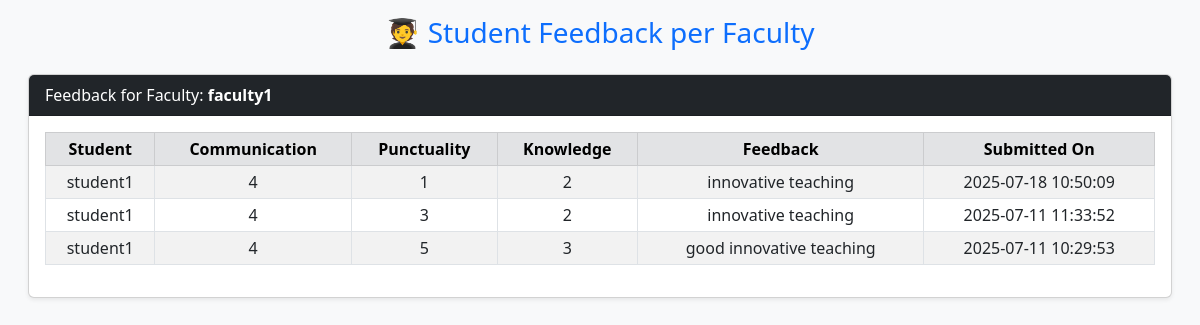
Screenshot of /analytics/view_student_feedback.php (signed in) with the database file from the repository.
### tables this page shows
CREATE TABLE `student_feedback` (
  `id` int(11) NOT NULL,
  `student_username` varchar(100) DEFAULT NULL,
  `faculty_username` varchar(100) DEFAULT NULL,
  `communication` int(11) DEFAULT NULL,
  `punctuality` int(11) DEFAULT NULL,
  `knowledge` int(11) DEFAULT NULL,
  `feedback_text` text DEFAULT NULL,
  `submitted_on` timestamp NOT NULL DEFAULT current_timestamp()
);

### analytics/view_student_feedback.php (the view, shortened to what this page needs)
<?php
include("../db.php");
$facultyList = $conn->query("SELECT DISTINCT faculty_username FROM student_feedback");
?>
<!DOCTYPE html>
<html>
<head>
  <link href="https://cdn.jsdelivr.net/npm/bootstrap@5.3.0/dist/css/bootstrap.min.css" rel="stylesheet">
</head>
<body class="bg-light p-3">
<div class="container-fluid">
  <h3 class="text-primary mb-4 text-center">🧑‍🎓 Student Feedback per Faculty</h3>
  <?php while ($fac = $facultyList->fetch_assoc()): ?>
    <div class="card mb-4 shadow-sm">
      <div class="card-header bg-dark text-white">
        Feedback for Faculty: <strong><?= $fac['faculty_username'] ?></strong>
      </div>
      <div class="card-body">
        <?php
        $faculty = $fac['faculty_username'];
        $feedbacks = $conn->query("SELECT * FROM student_feedback WHERE faculty_username = '$faculty' ORDER BY submitted_on DESC");
        if ($feedbacks->num_rows === 0): ?>
          <p class="text-muted">No feedback submitted yet.</p>
        <?php else: ?>
          <div class="table-responsive">
            <table class="table table-bordered table-striped table-sm">
              <thead class="table-secondary text-center">
                <tr>
                  <th>Student</th>
                  <th>Communication</th>
                  <th>Punctuality</th>
                  <th>Knowledge</th>
                  <th>Feedback</th>
                  <th>Submitted On</th>
                </tr>
              </thead>
              <tbody class="text-center">
                <?php while ($row = $feedbacks->fetch_assoc()): ?>
                <tr>
                  <td><?= $row['student_username'] ?></td>
                  <td><?= $row['communication'] ?></td>
                  <td><?= $row['punctuality'] ?></td>
                  <td><?= $row['knowledge'] ?></td>
                  <td><?= htmlspecialchars($row['feedback_text']) ?></td>
                  <td><?= $row['submitted_on'] ?></td>
                </tr>
                <?php endwhile; ?>
              </tbody>
            </table>
          </div>
        <?php endif; ?>
      </div>
    </div>
  <?php endwhile; ?>
</div>
</body>
</html>

### rows the page displays
student_feedback: student_username "student1", communication "4", punctuality "1", knowledge "2", feedback_text "innovative teaching", submitted_on "2025-07-18 10:50:09"
student_feedback: student_username "student1", communication "4", punctuality "3", knowledge "2", feedback_text "innovative teaching", submitted_on "2025-07-11 11:33:52"
student_feedback: student_username "student1", communication "4", punctuality "5", knowledge "3", feedback_text "good innovative teaching", submitted_on "2025-07-11 10:29:53"

### other values shown
$fac['faculty_username'] "faculty1"
